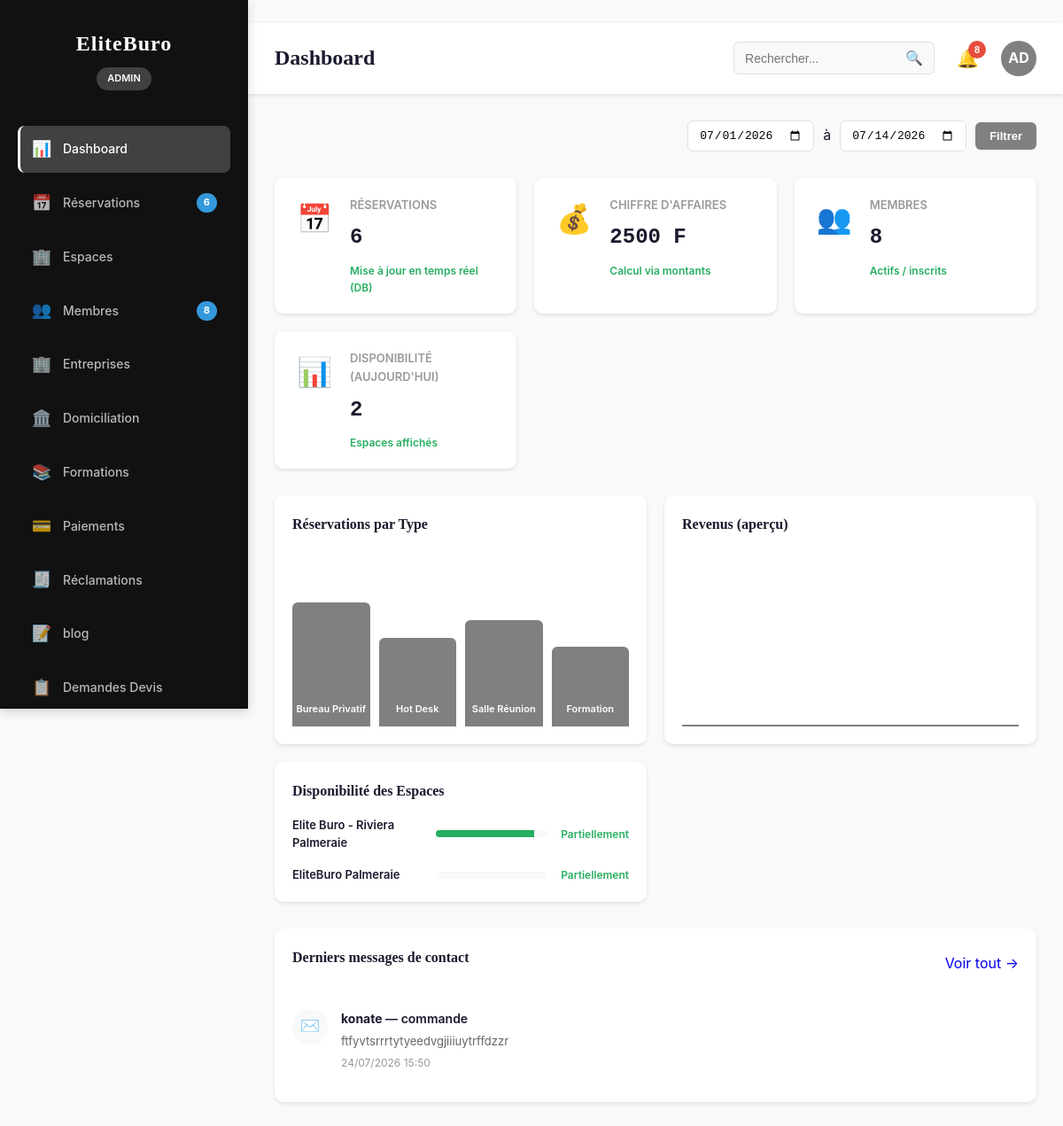
Page /dashboard/ (signed in) on the committed database.
### coworking/models.py (models this page shows, shortened)
class TimeStampedModel(models.Model):
    created_at = models.DateTimeField(auto_now_add=True)
    updated_at = models.DateTimeField(auto_now=True)
    class Meta:
        abstract = True

class CoworkingSpace(TimeStampedModel):
    STATUS_ACTIVE = "active"
    STATUS_INACTIVE = "inactive"
    STATUS_CHOICES = [
        (STATUS_ACTIVE, "Actif"),
        (STATUS_INACTIVE, "Inactif"),
    ]
    nom = models.CharField(max_length=200)
    slug = models.SlugField(max_length=220, unique=True)
    description = models.TextField(blank=True, default="")
    adresse = models.CharField(max_length=255, blank=True, default="")
    ville = models.CharField(max_length=120, blank=True, default="")
    pays = models.CharField(max_length=120, blank=True, default="")
    telephone = models.CharField(max_length=60, blank=True, default="")
    email = models.EmailField(blank=True, default="")
    latitude = models.DecimalField(max_digits=10, decimal_places=7, null=True, blank=True)
    longitude = models.DecimalField(max_digits=10, decimal_places=7, null=True, blank=True)
    image_principale = models.ImageField(upload_to="coworking/spaces/images/")
    logo = models.ImageField(upload_to="coworking/spaces/logos/")
    horaires = models.TextField(blank=True, default="")
    statut = models.CharField(max_length=20, choices=STATUS_CHOICES, default=STATUS_ACTIVE)
    class Meta:
        verbose_name = "CoworkingSpace"
        verbose_name_plural = "CoworkingSpaces"

### core/models.py (models this page shows, shortened)
class ContactMessage(models.Model):
    nom = models.CharField(max_length=255)
    email = models.EmailField()
    telephone = models.CharField(max_length=50, blank=True, default="")
    sujet = models.CharField(max_length=255)
    message = models.TextField()
    lu = models.BooleanField(default=False, verbose_name="Lu")
    lu_le = models.DateTimeField(null=True, blank=True)
    created_at = models.DateTimeField(auto_now_add=True)
    class Meta:
        verbose_name = "Message de contact"
        verbose_name_plural = "Messages de contact"
        ordering = ["-created_at"]

### dashboard/views.py (the view)
# urls.py: path("", AdminIndexView.as_view(), name="index"),
class AdminIndexView(AdminBaseView):
    template_name = "dashboard/admin/index.html"

### dashboard/permissions.py (called while the page is built)
def is_admin_or_manager(user) -> bool:
    return getattr(user, "is_authenticated", False) and getattr(user, "role", None) in {User.Role.ADMIN, User.Role.MANAGER}

### dashboard/services.py (called while the page is built)
def get_admin_stats() -> DashboardStats:
    user_count = User.objects.count()
    reservation_count = Reservation.objects.count()
    income_total = (
        Reservation.objects.filter(statut="confirmed").aggregate(total=Sum("montant_total")).get("total")
        or Decimal("0")
    )
    formation_count = Formation.objects.count()
    domiciliation_count = DomiciliationRequest.objects.count()
    return DashboardStats(
        users=user_count,
        reservations=reservation_count,
        income_total=income_total,
        formations=formation_count,
        domiciliation_requests=domiciliation_count,
    )

def get_space_availability_summary(limit: int = 10) -> list[Dict[str, Any]]:
    qs = (
        Workspace.objects.select_related("espace", "categorie")
        .values("id", "nom", "disponible")
    )
    total = Workspace.objects.count()
    available = Workspace.objects.filter(disponible=True).count()
    top = (
        Workspace.objects.select_related("espace")
        .values("espace__nom")
        .annotate(
            count=Count("id"),
            available_count=Count("id", filter=Q(disponible=True)),
        )
        .order_by("-available_count")[:limit]
    )
    return list(top)

def get_recent_activity(limit: int = 10):
    reservations = Reservation.objects.order_by("-created_at")[:limit]
    formations = Formation.objects.order_by("-created_at")[:limit]
    domiciliations = DomiciliationRequest.objects.order_by("-date_creation")[:limit]
    items = []
    for r in reservations:
        items.append(("Réservation", r.created_at, "dashboard_admin:reservations"))
    for f in formations:
        items.append(("Formation", f.created_at, "dashboard_admin:formations"))
    for d in domiciliations:
        items.append(("Domiciliation", d.date_creation, "dashboard_admin:domiciliation"))
    items.sort(key=lambda x: x[1], reverse=True)
    return items[:limit]

### dashboard/views.py (called while the page is built)
def admin_permission_guard(request: HttpRequest):
    if not is_admin_or_manager(request.user):
        raise PermissionDenied

    def dispatch(self, request: HttpRequest, *args, **kwargs):
        try:
            admin_permission_guard(request)
        except PermissionDenied:
            return HttpResponseForbidden("Accès réservé au back-office.")
        return super().dispatch(request, *args, **kwargs)

### templates/dashboard/admin/index.html (shortened to what this page needs)
{% load static %}
{% block content %}
<link rel="stylesheet" href="{% static 'css/admin.css' %}">
<div class="flex">
    <aside class="sidebar">
        <div class="sidebar-header">
            <h2>EliteBuro</h2>
            <p class="admin-badge">Admin</p>
        </div>
        <nav class="sidebar-nav">
            <a href="{% url 'dashboard_admin:index' %}" class="nav-item active" data-section="dashboard">
                <span class="nav-icon">📊</span>
                <span class="nav-label">Dashboard</span>
            </a>
            <a href="{% url 'dashboard_admin:reservations' %}" class="nav-item" data-section="reservations">
                <span class="nav-icon">📅</span>
                <span class="nav-label">Réservations</span>
                <span class="nav-badge">{{ stats.reservations|default_if_none:0 }}</span>
            </a>
            <a href="{% url 'dashboard_admin:coworking' %}" class="nav-item" data-section="espaces">
                <span class="nav-icon">🏢</span>
                <span class="nav-label">Espaces</span>
            </a>
            <a href="{% url 'dashboard_admin:users' %}" class="nav-item" data-section="membres">
                <span class="nav-icon">👥</span>
                <span class="nav-label">Membres</span>
                <span class="nav-badge">{{ stats.users|default_if_none:0 }}</span>
            </a>
            <a href="{% url 'dashboard_admin:companies' %}" class="nav-item" data-section="entreprises">
                <span class="nav-icon">🏢</span>
                <span class="nav-label">Entreprises</span>
            </a>
            <a href="{% url 'dashboard_admin:domiciliation' %}" class="nav-item" data-section="domiciliation">
                <span class="nav-icon">🏛️</span>
                <span class="nav-label">Domiciliation</span>
            </a>
            <a href="{% url 'dashboard_admin:formations' %}" class="nav-item" data-section="formations">
                <span class="nav-icon">📚</span>
                <span class="nav-label">Formations</span>
            </a>
            <a href="{% url 'dashboard_admin:payments' %}" class="nav-item" data-section="paiements">
                <span class="nav-icon">💳</span>
                <span class="nav-label">Paiements</span>
            </a>
            <a href="{% url 'reclamation_admin:list' %}"
            class="nav-item {% if active_section == 'reclamations' %}active{% endif %}">
                <span class="nav-icon">🧾</span>
                <span class="nav-label">Réclamations</span>
            </a>
            <a href="{% url 'blog:articles_list' %}"
            class="nav-item {% if active_section == 'blog_categories' %}active{% endif %}">
                <span class="nav-icon">📝</span>
                <span class="nav-label">blog</span>
            </a>
            <a href="{% url 'dashboard_admin:devis_formation_list' %}"
            class="nav-item {% if active_section == 'devis_formation' %}active{% endif %}">
                <span class="nav-icon">📋</span>
                <span class="nav-label">Demandes Devis</span>
            </a>
        </nav>
    </aside>
    <div class="main-container" style="margin-left: var(--sidebar-width);">
        <header class="top-bar">
            <div class="top-bar-left">
                <h1 class="page-title">Dashboard</h1>
            </div>
            <div class="top-bar-right">
                <div class="search-box">
                    <input type="text" placeholder="Rechercher..." class="search-input">
                    <button class="search-btn">🔍</button>
                </div>
                <div class="notifications">
                    <button class="notification-btn">🔔
                        <span class="notification-count">{{ recent_activity|length|default:0 }}</span>
                    </button>
                </div>
                <div class="user-menu">
                    <div class="user-avatar">AD</div>
                </div>
            </div>
        </header>
        <div class="content">
            <section id="dashboard" class="content-section active">
                <div class="section-header">
                    <div class="date-range">
                        <input type="date" id="date-from" value="2026-07-01">
                        <span>à</span>
                        <input type="date" id="date-to" value="2026-07-14">
                        <button class="btn-filter">Filtrer</button>
                    </div>
                </div>
                <div class="kpi-grid">
                    <div class="kpi-card">
                        <div class="kpi-icon">📅</div>
                        <div class="kpi-content">
                            <p class="kpi-label">Réservations</p>
                            <p class="kpi-value">{{ stats.reservations|default_if_none:0 }}</p>
                            <p class="kpi-change positive">Mise à jour en temps réel (DB)</p>
                        </div>
                    </div>
                    <div class="kpi-card">
                        <div class="kpi-icon">💰</div>
                        <div class="kpi-content">
                            <p class="kpi-label">Chiffre d'Affaires</p>
                            <p class="kpi-value">{{ stats.income_total|default_if_none:0|floatformat:0 }} F</p>
                            <p class="kpi-change positive">Calcul via montants</p>
                        </div>
                    </div>
                    <div class="kpi-card">
                        <div class="kpi-icon">👥</div>
                        <div class="kpi-content">
                            <p class="kpi-label">Membres</p>
                            <p class="kpi-value">{{ stats.users|default_if_none:0 }}</p>
                            <p class="kpi-change positive">Actifs / inscrits</p>
                        </div>
                    </div>
                    <div class="kpi-card">
                        <div class="kpi-icon">📊</div>
                        <div class="kpi-content">
                            <p class="kpi-label">Disponibilité (aujourd'hui)</p>
                            <p class="kpi-value">{{ availability_summary|length|default:0 }}</p>
                            <p class="kpi-change positive">Espaces affichés</p>
                        </div>
                    </div>
                </div>
                <div class="charts-grid">
                    <div class="chart-card">
                        <h3>Réservations par Type</h3>
                        <div class="chart-placeholder">
                            <div class="chart-bar" style="height: 70%;">Bureau Privatif</div>
                            <div class="chart-bar" style="height: 50%;">Hot Desk</div>
                            <div class="chart-bar" style="height: 60%;">Salle Réunion</div>
                            <div class="chart-bar" style="height: 45%;">Formation</div>
                        </div>
                    </div>
                    <div class="chart-card">
                        <h3>Revenus (aperçu)</h3>
                        <div class="chart-placeholder">
                            <div class="chart-line"></div>
                        </div>
                    </div>
                    <div class="chart-card">
                        <h3>Disponibilité des Espaces</h3>
                        <div class="availability-list">
                          {% for item in availability_summary %}
                            {% with available=item.available_count count=item.count %}
                            {% with pct=0 %}
                            {% if count and count != 0 %}
                              {% widthratio available count 100 as pct %}
                            {% endif %}
                            <div class="availability-item">
                                <span class="space-name">{{ item.espace__nom|default:"Espace" }}</span>
                                <div class="progress-bar">
                                    <div class="progress-fill" style="width: {{ pct }}%;"></div>
                                </div>
                                {% if available|default:0|floatformat:"0" == 0 %}
                                  <span class="availability-status occupied">Occupé</span>
                                {% elif available|default:0|floatformat:"0" == count|default:0|floatformat:"0" %}
                                  <span class="availability-status">Libre</span>
                                {% else %}
                                  <span class="availability-status">Partiellement</span>
                                {% endif %}
                            </div>
                            {% endwith %}
                            {% endwith %}
                          {% empty %}
                            <div class="availability-item">
                                <span class="space-name">Aucun espace</span>
                                <div class="progress-bar"><div class="progress-fill" style="width: 0%;"></div></div>
                                <span class="availability-status occupied">Occupé</span>
                            </div>
                          {% endfor %}
                        </div>
                    </div>
                </div>
            <section class="activity-section">
                <div class="section-header">
                    <h3>Derniers messages de contact</h3>
                    <a href="{% url 'dashboard_admin:contact_messages' %}" class="btn-link">Voir tout →</a>
                </div>
                <div class="activity-list">
                    {% for msg in contact_messages %}
                        <div class="activity-item {% if not msg.lu %}unread{% endif %}">
                            <div class="activity-icon">✉️</div>
                            <div class="activity-content">
                                <p class="activity-title">
                                    <strong>{{ msg.nom }}</strong> — {{ msg.sujet|truncatechars:40 }}
                                </p>
                                <p class="activity-desc">{{ msg.message|truncatechars:80 }}</p>
                                <p class="activity-time">{{ msg.created_at|date:"d/m/Y H:i" }}</p>
                            </div>
                        </div>
                    {% endfor %}
                </div>
            </section>
        </div>
    </div>
</div>
{% endblock %}

### templates/dashboard/admin/index.html (style rules this page uses)
.sidebar { background: #111111 !important; }

### rows in the picture
CoworkingSpace: espace__nom "Elite Buro - Riviera Palmeraie", {{ pct }} 88 (drawn)
CoworkingSpace: espace__nom "EliteBuro Palmeraie"
ContactMessage: nom "konate", sujet "commande", message "ftfyvtsrrrtytyeedvgjiiiuytrffdzzr", created_at "24/07/2026 15:50"

### other values in the picture
{{ stats.reservations|default_if_none:0 }} "6"
{{ stats.users|default_if_none:0 }} "8"
{{ recent_activity|length|default:0 }} "8"
{{ stats.income_total|default_if_none:0|floatformat:0 }} "2500"
{{ availability_summary|length|default:0 }} "2"
